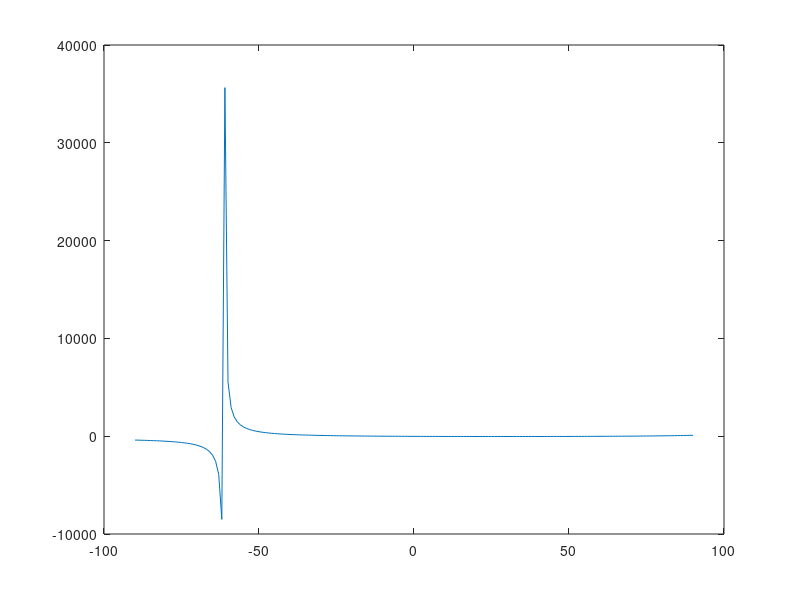

The MATLAB script that drew this image: (Note: this script raises an error after producing the figure.)
% Define problem constants
g = 9.81;
mu = 0.55;
F = 150;
m = 25;
% Define the function to be solved for. Is the angle specified in radians or degrees?
func = @(t) (mu*m*g)./(cosd(t)+mu*sind(t))-F;
% THINK, what makes range sense for angle?
thetarange = [-90:90];
% Plot your function. Does plotting give you an idea about where the root is?
plot (thetarange, func(thetarange));
xlabel= ('Theta');
ylable= ('F(x)');
title= ('Plot');
% Finaly solve for the root using the bisection script given to you, which can be called as:
lower_bound = (-90);
upper_bound = (90);
[angle, fx, ea, iter] = bisect(func, lower_bound, upper_bound);

fprintf('Root: %f', angle);
fprintf('F(x): %f', fx);
fprintf('Approximate Error: %f', ea);
fprintf('Iteration: %f', iter);
% These variables will be checked for your final answer:
%angle =  % the angle in degree that solves this problem
%fx =     % the function value at your solved angle
%ea =     % the bisection error estimate
%iter =   % the number of bisection iterations